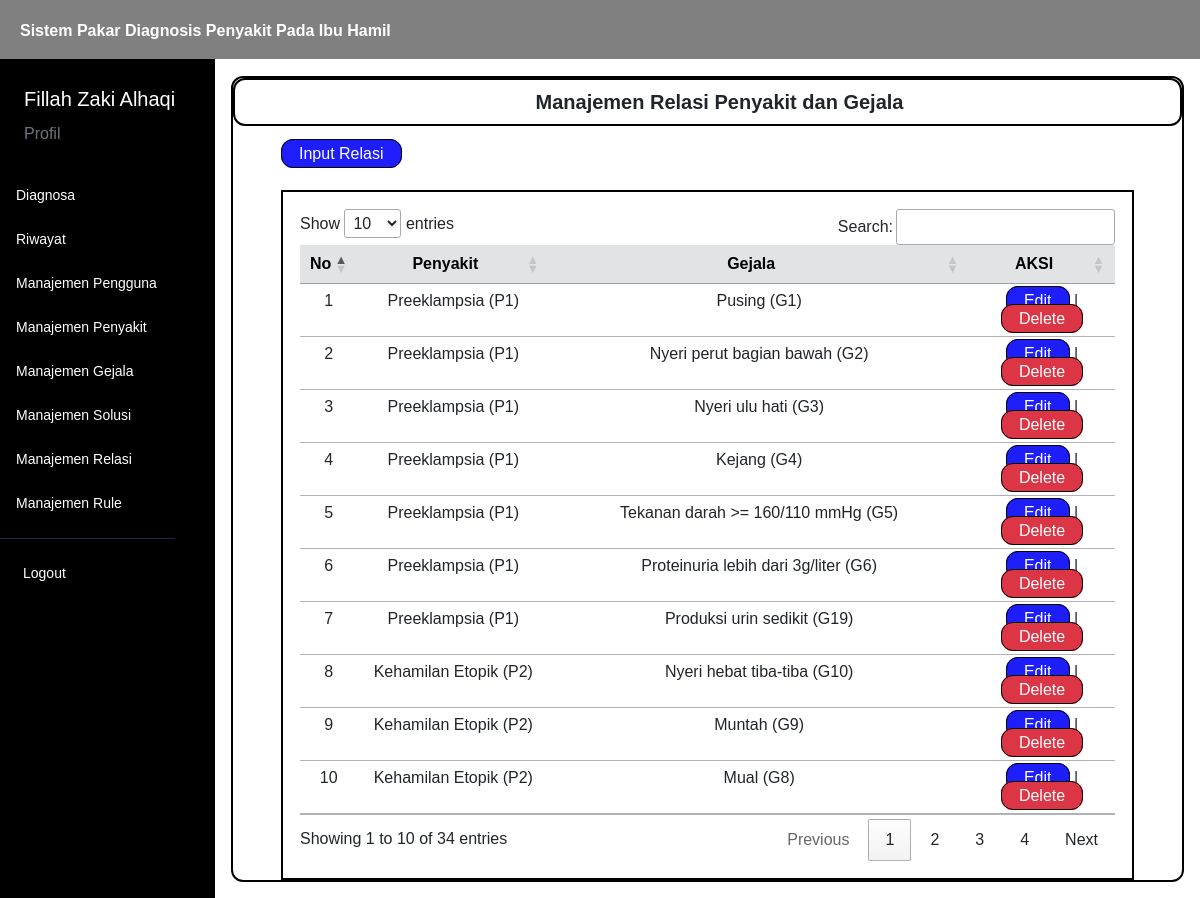
/menu/manaj_relasi.php (signed in), run on the app's committed database.
### tables this page shows
CREATE TABLE `user` (
  `iduser` int(11) NOT NULL,
  `username` varchar(50) NOT NULL,
  `password` varchar(100) NOT NULL,
  `nama` varchar(50) NOT NULL,
  `email` varchar(50) NOT NULL,
  `level` varchar(40) NOT NULL
);

CREATE TABLE `relasi_penyakit_gejala` (
  `idrelasi` int(11) NOT NULL,
  `idgejala` int(11) NOT NULL,
  `idpenyakit` int(11) NOT NULL
);

CREATE TABLE `penyakit` (
  `idpenyakit` int(11) NOT NULL,
  `kode_penyakit` varchar(45) NOT NULL,
  `nama_penyakit` varchar(50) NOT NULL,
  `deskripsi` text NOT NULL
);

CREATE TABLE `gejala` (
  `idgejala` int(11) NOT NULL,
  `kode_gejala` varchar(45) NOT NULL,
  `nama_gejala` text NOT NULL
);

### controller/main.php (called while the page is built, shortened)
<?php
$conn = mysqli_connect("localhost", "root", "", "kehamilan");
function query($query)
{
    global $conn;
    $result = mysqli_query($conn, $query);
    $rows = [];
    while ($row = mysqli_fetch_assoc($result)) {
        $rows[] = $row;
    }
    return $rows;
}
function generateRandomKey()
{
    $keyLength = 32;
    $randomBytes = openssl_random_pseudo_bytes($keyLength, $strong);
    if (!$strong) {
        $randomBytes = random_bytes($keyLength);
    }
    return base64_encode($randomBytes);
}
function enkripsi($kata)
{
    $key = generateRandomKey();
    $string = openssl_encrypt($kata, 'AES-256-CBC', $key, 0, substr($key, 0, 16));
    $hasilEnkripsi = base64_encode($key . $string);
    return $hasilEnkripsi;
}
function dekripsi($kata)
{
    $string = base64_decode($kata);
    $key = substr($string, 0, 44);
    $enkripsi = substr($string, 44);
    $hasil = openssl_decrypt($enkripsi, 'AES-256-CBC', $key, 0, substr($key, 0, 16));
    return $hasil;
}
function cari_user() {
    $id = dekripsi($_COOKIE['SPKehamilan']);
    $user = query("SELECT * FROM user WHERE iduser = $id")[0];
    return $user;
}
function validasi_admin()
{
    $id = dekripsi($_COOKIE['SPKehamilan']);
    $cek = query("SELECT * FROM user WHERE iduser = $id")[0];
}
?>

### menu/manaj_relasi.php (the view, shortened to what this page needs)
<?php
    $relasi = query("SELECT * FROM relasi_penyakit_gejala ORDER BY idpenyakit");
?>
<html lang="en">
<head>
    <link href="https://cdn.jsdelivr.net/npm/bootstrap@5.3.0/dist/css/bootstrap.min.css" rel="stylesheet"
>
    <link rel="stylesheet" href="https://cdn.datatables.net/1.13.4/css/jquery.dataTables.min.css">
    <link rel="stylesheet" href="../style.css">
</head>
<body>
    <div class="content">
        <?php
        require_once('../navbar/navbar.php');
        ?>
        <div class="main-container m-0">
            <div class="d-flex">
                <?php
                require_once('../navbar/sidebar.php');
                ?>
                <div class="contents px-3 py-3">
                    <div class="box">
                        <div class="box1">
                            <h5 class="text-dark text-center mb-0 ms-4 fw-bold">
                                Manajemen Relasi Penyakit dan Gejala
                            </h5>
                        </div>
                        <div class="ms-5 mt-3">
                            <a href="../insert/relasi.php">Input Relasi</a>
                        </div>
                        <div class="tabel mt-4 mx-5">
                            <table id="example" class="table table-hover text-center">
                                <thead>
                                    <tr class="table-secondary">
                                        <th class="text-center" scope="col">No</th>
                                        <th class="text-center" scope="col">Penyakit</th>
                                        <th class="text-center" scope="col">Gejala</th>
                                        <th class="text-center" scope="col">AKSI</th>
                                    </tr>
                                </thead>
                                <tbody>
                                    <?php
                                        $i = 1;
                                        foreach($relasi as $r) :
                                            $idpenyakit = $r['idpenyakit'];
                                            $idgejala = $r['idgejala'];
                                            $nama_penyakit = query("SELECT * FROM penyakit WHERE idpenyakit = $idpenyakit")[0];
                                            $nama_gejala = query("SELECT * FROM gejala WHERE idgejala = $idgejala")[0];
                                    ?>
                                        <tr>
                                            <td>
                                                <?= $i; ?>
                                            </td>
                                            <td>
                                                <?= $nama_penyakit['nama_penyakit']; ?> (<?= $nama_penyakit['kode_penyakit']; ?>)
                                            </td>
                                            <td>
                                                <?= $nama_gejala['nama_gejala']; ?> (<?= $nama_gejala['kode_gejala']; ?>)
                                            </td>
                                            <td>
                                                <a href="../edit/relasi.php?id=<?= enkripsi($r['idrelasi']); ?>">Edit</a> | <a href="#" class="delete bg-danger" id="delete"
                                                        onclick="confirmDelete(<?= $r['idrelasi']; ?>)">
                                                        Delete
                                                    </a>
                                            </td>
                                        </tr>
                                    <?php
                                        $i++;
                                        endforeach;
                                    ?>
                                </tbody>
                            </table>
                        </div>
                    </div>
                </div>
            </div>
        </div>
    </div>
</body>
</html>

### navbar/sidebar.php (shortened to what this page needs)
<?php
validasi_admin();
?>
<div class="sidebar" id="side_nav">
    <div class="content-side">
        <div class="profil pt-4">
            <span class="text-white ms-4 fs-5">
                <?= $user['nama']; ?>
            </span>
            <div class="ms-4 mt-2">
                <a class="text-decoration-none text-secondary" href="../menu/profil.php">Profil</a>
            </div>
        </div>
        <div class="">
            <ul class="list-unstyled pt-4 fw-medium">
                <li class="">
                    <a href="../diagnosa" class="text-decoration-none d-block">
                        <span>Diagnosa</span>
                    </a>
                </li>
                <li class="">
                    <a href="../menu/riwayat.php" class="text-decoration-none d-block">
                        <span>Riwayat</span>
                    </a>
                </li>
                <li class="">
                    <a href="../menu/manaj_pengguna.php" class="text-decoration-none d-block">
                        <span>Manajemen Pengguna</span>
                    </a>
                </li>
                <li class="">
                    <a href="../menu/manaj_penyakit.php" class="text-decoration-none d-block">
                        <span>Manajemen Penyakit</span>
                    </a>
                </li>
                <li class="">
                    <a href="../menu/manaj_gejala.php" class="text-decoration-none d-block">
                        <span>Manajemen Gejala</span>
                    </a>
                </li>
                <li class="">
                    <a href="../menu/manaj_solusi.php" class="text-decoration-none d-block">
                        <span>Manajemen Solusi</span>
                    </a>
                </li>
                <li class="">
                    <a href="../menu/manaj_relasi.php" class="text-decoration-none d-block">
                        <span>Manajemen Relasi</span>
                    </a>
                </li>
                <li class="">
                    <a href="../menu/manaj_rule.php" class="text-decoration-none d-block">
                        <span>Manajemen Rule</span>
                    </a>
                </li>
            </ul>
        </div>
        <hr class="hr-color">
        <ul class="list-unstyled fw-medium pb-5">
            <li>
                <a href="../logout.php" class="text-decoration-none d-block">
                    <span>Logout</span>
                </a>
            </li>
        </ul>
    </div>
</div>

### style.css (style rules this page uses)
* { font-family: "Chakra Petch", sans-serif; }
body { background: white; margin: 0; padding: 0; border: 0; }
.content { min-height: 100vh; width: 100%; }
.sidebar { background: black; min-width: 215px; max-width: 215px; transition: all ease-in 0.3s; min-height: 100vh; }
hr.hr-color { color: #272247; opacity: 1; }
.sidebar ul { padding: 0 11px; }
.sidebar li { margin: 7px 0; }
.sidebar li a { color: white; padding: 8px 5px; font-size: 14px; margin-left: 0; }
.content-side { position: fixed; margin-top: 60px; }
.contents { width: 100%; margin-top: 60px; }
.content .contents a { border: solid black 1px; border-radius: 12px; padding: 5px 17px; background: rgb(30, 30, 250); color: #ffffff; text-decoration: none; }
.content .contents .delete { border: solid black 1px; border-radius: 12px; padding: 5px 17px; background: rgb(250, 30, 30); color: #ffffff; text-decoration: none; }
.tabel { border: solid black 2px; padding: 17px; }
.contents .tabel table thead { background-color: #272247; }
.box { border: black solid 2px; border-radius: 12px; height: 100%; }
.box1 { border: black solid 2px; border-radius: 12px; padding: 10px; }

### data on the page
user: nama "Fillah Zaki Alhaqi"
relasi_penyakit_gejala: idpenyakit.nama_penyakit "Preeklampsia", idpenyakit.kode_penyakit "P1", idgejala.nama_gejala "Pusing", idgejala.kode_gejala "G1"
relasi_penyakit_gejala: idpenyakit.nama_penyakit "Preeklampsia", idpenyakit.kode_penyakit "P1", idgejala.nama_gejala "Nyeri perut bagian bawah", idgejala.kode_gejala "G2"
relasi_penyakit_gejala: idpenyakit.nama_penyakit "Preeklampsia", idpenyakit.kode_penyakit "P1", idgejala.nama_gejala "Nyeri ulu hati", idgejala.kode_gejala "G3"
relasi_penyakit_gejala: idpenyakit.nama_penyakit "Preeklampsia", idpenyakit.kode_penyakit "P1", idgejala.nama_gejala "Kejang", idgejala.kode_gejala "G4"
relasi_penyakit_gejala: idpenyakit.nama_penyakit "Preeklampsia", idpenyakit.kode_penyakit "P1", idgejala.nama_gejala "Tekanan darah >= 160/110 mmHg", idgejala.kode_gejala "G5"
relasi_penyakit_gejala: idpenyakit.nama_penyakit "Preeklampsia", idpenyakit.kode_penyakit "P1", idgejala.nama_gejala "Proteinuria lebih dari 3g/liter", idgejala.kode_gejala "G6"
relasi_penyakit_gejala: idpenyakit.nama_penyakit "Preeklampsia", idpenyakit.kode_penyakit "P1", idgejala.nama_gejala "Produksi urin sedikit", idgejala.kode_gejala "G19"
relasi_penyakit_gejala: idpenyakit.nama_penyakit "Kehamilan Etopik", idpenyakit.kode_penyakit "P2", idgejala.nama_gejala "Nyeri hebat tiba-tiba", idgejala.kode_gejala "G10"
relasi_penyakit_gejala: idpenyakit.nama_penyakit "Kehamilan Etopik", idpenyakit.kode_penyakit "P2", idgejala.nama_gejala "Muntah", idgejala.kode_gejala "G9"
relasi_penyakit_gejala: idpenyakit.nama_penyakit "Kehamilan Etopik", idpenyakit.kode_penyakit "P2", idgejala.nama_gejala "Mual", idgejala.kode_gejala "G8"
